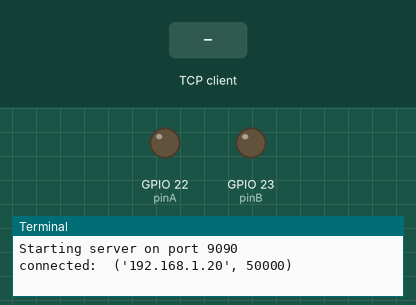
Recording of a program running on a simulated Raspberry Pi (BCM pin numbers). On the bench: output pins drawn as LEDs (lit = HIGH), the last lines printed to the terminal. Inputs (shaded band) come from the test bench. One TCP client connects 1 s after the port opens and stays connected.

Above: at 1.2 s.
1.3 s: the TCP client sends "forward"
At 2.3 s:
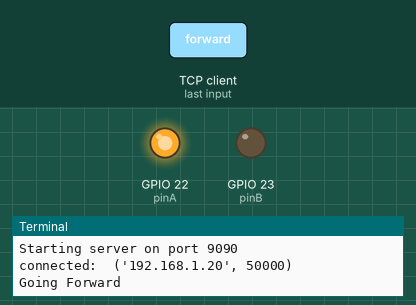
2.8 s: the TCP client sends "backward"
At 3.4 s:
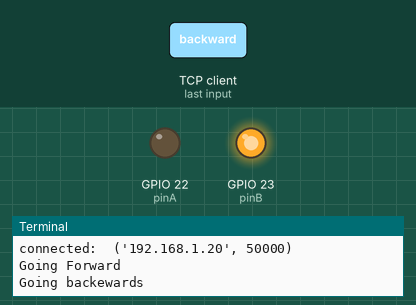
4.3 s: the TCP client sends "stop"
At 4.6 s:
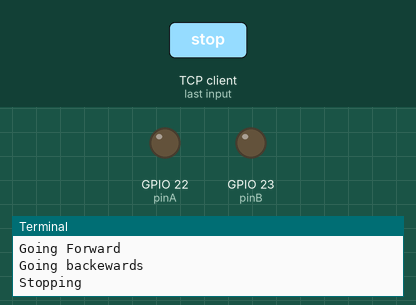
Timing chart, 0 to 7.3 s (numbered marks = the images above; inputs shaded):
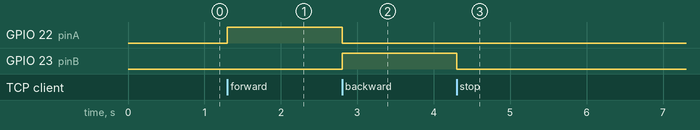

Measured:
- after the input at 1.3 s, GPIO 22 (pinA): LOW → HIGH at once
- after the input at 2.8 s, GPIO 22 (pinA): HIGH → LOW at once; GPIO 23 (pinB): LOW → HIGH at once
- after the input at 4.3 s, GPIO 23 (pinB): HIGH → LOW at once

The program:

sckt.gpio.py
```python
#!/usr/bin/python3
# -*- coding: utf-8 -*-

import socket
from RPi import GPIO
from time import sleep

pinA=22 #Ahead
pinB=23 #Backwards

GPIO.setmode(GPIO.BCM)
GPIO.setwarnings(False)
GPIO.setup(pinA, GPIO.OUT)
GPIO.setup(pinB, GPIO.OUT)

def blinker():							# Нужно выводить в отдельный поток, чтобы не останавливал работу сервера
	try:
		while True:
			GPIO.output(pinA, True)
			sleep(0.5)
			GPIO.output(pinA, False)
			sleep(0.5)
	except KeyboardInterrupt:
		print('program stop')
		GPIO.cleanup()


print('Starting server on port {}'.format('9090'))
sock = socket.socket()
sock.bind(('', 9090))						# 1) Creating socket

def scktsrv():
	sock.listen(2)						# 2) Waiting for clients
	conn, addr = sock.accept()
	print('connected: ', addr)					# 3) Someone connected
	while True:
			data = conn.recv(1024)			# 4) Waiting for info
			if not data:
				break
			udata = data.decode()			# 5) Getting info
			if udata == "forward":
				GPIO.output(pinB, False)
				GPIO.output(pinA, True)
				print('Going Forward')
			elif udata == "stop":
				GPIO.output(pinA, False)
				GPIO.output(pinB, False)
				print('Stopping')
			elif udata == "backward":
				GPIO.output(pinA, False)
				GPIO.output(pinB, True)
				print('Going backewards')
			else:
				print(udata)
#			print('Recieved: ', udata)
#			conn.send(udata.encode())			# 6) Answering

try:
	while True:
		scktsrv()
except KeyboardInterrupt:
	print("This is KeyboardInterrupt!")
	sock.close()
	GPIO.cleanup()
```
